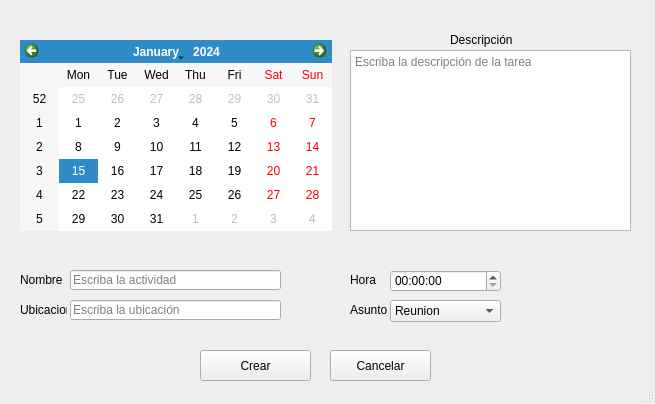
<?xml version="1.0" encoding="UTF-8"?>
<ui version="4.0">
 <class>MainWindow</class>
 <widget class="QMainWindow" name="MainWindow">
  <property name="geometry">
   <rect>
    <x>0</x>
    <y>0</y>
    <width>655</width>
    <height>404</height>
   </rect>
  </property>
  <property name="minimumSize">
   <size>
    <width>655</width>
    <height>404</height>
   </size>
  </property>
  <property name="maximumSize">
   <size>
    <width>655</width>
    <height>404</height>
   </size>
  </property>
  <property name="windowTitle">
   <string>MainWindow</string>
  </property>
  <widget class="QWidget" name="centralwidget">
   <widget class="QCalendarWidget" name="calendarWidget">
    <property name="geometry">
     <rect>
      <x>20</x>
      <y>40</y>
      <width>312</width>
      <height>191</height>
     </rect>
    </property>
   </widget>
   <widget class="QPushButton" name="pushButton">
    <property name="geometry">
     <rect>
      <x>200</x>
      <y>350</y>
      <width>111</width>
      <height>31</height>
     </rect>
    </property>
    <property name="text">
     <string>Crear</string>
    </property>
   </widget>
   <widget class="QPushButton" name="pushButton_2">
    <property name="geometry">
     <rect>
      <x>330</x>
      <y>350</y>
      <width>101</width>
      <height>31</height>
     </rect>
    </property>
    <property name="text">
     <string>Cancelar</string>
    </property>
   </widget>
   <widget class="QLineEdit" name="lineEdit">
    <property name="geometry">
     <rect>
      <x>70</x>
      <y>270</y>
      <width>211</width>
      <height>20</height>
     </rect>
    </property>
    <property name="placeholderText">
     <string>Escriba la actividad</string>
    </property>
   </widget>
   <widget class="QLabel" name="label">
    <property name="geometry">
     <rect>
      <x>20</x>
      <y>270</y>
      <width>47</width>
      <height>20</height>
     </rect>
    </property>
    <property name="text">
     <string>Nombre</string>
    </property>
   </widget>
   <widget class="QLabel" name="label_2">
    <property name="geometry">
     <rect>
      <x>20</x>
      <y>300</y>
      <width>47</width>
      <height>20</height>
     </rect>
    </property>
    <property name="text">
     <string>Ubicacion</string>
    </property>
   </widget>
   <widget class="QLineEdit" name="lineEdit_2">
    <property name="geometry">
     <rect>
      <x>70</x>
      <y>300</y>
      <width>211</width>
      <height>20</height>
     </rect>
    </property>
    <property name="placeholderText">
     <string>Escriba la ubicación</string>
    </property>
   </widget>
   <widget class="QLabel" name="label_3">
    <property name="geometry">
     <rect>
      <x>450</x>
      <y>30</y>
      <width>71</width>
      <height>20</height>
     </rect>
    </property>
    <property name="text">
     <string>Descripción</string>
    </property>
   </widget>
   <widget class="QTimeEdit" name="timeEdit">
    <property name="geometry">
     <rect>
      <x>390</x>
      <y>270</y>
      <width>111</width>
      <height>22</height>
     </rect>
    </property>
   </widget>
   <widget class="QLabel" name="label_4">
    <property name="geometry">
     <rect>
      <x>350</x>
      <y>270</y>
      <width>47</width>
      <height>20</height>
     </rect>
    </property>
    <property name="text">
     <string>Hora</string>
    </property>
   </widget>
   <widget class="QComboBox" name="comboBox">
    <property name="geometry">
     <rect>
      <x>390</x>
      <y>300</y>
      <width>111</width>
      <height>22</height>
     </rect>
    </property>
    <item>
     <property name="text">
      <string>Reunion</string>
     </property>
    </item>
    <item>
     <property name="text">
      <string>Reunion</string>
     </property>
    </item>
    <item>
     <property name="text">
      <string>Reunion</string>
     </property>
    </item>
   </widget>
   <widget class="QLabel" name="label_5">
    <property name="geometry">
     <rect>
      <x>350</x>
      <y>300</y>
      <width>47</width>
      <height>20</height>
     </rect>
    </property>
    <property name="text">
     <string>Asunto</string>
    </property>
   </widget>
   <widget class="QPlainTextEdit" name="plainTextEdit">
    <property name="geometry">
     <rect>
      <x>350</x>
      <y>50</y>
      <width>281</width>
      <height>181</height>
     </rect>
    </property>
    <property name="placeholderText">
     <string>Escriba la descripción de la tarea</string>
    </property>
   </widget>
  </widget>
  <widget class="QStatusBar" name="statusbar"/>
 </widget>
 <resources/>
 <connections/>
</ui>
